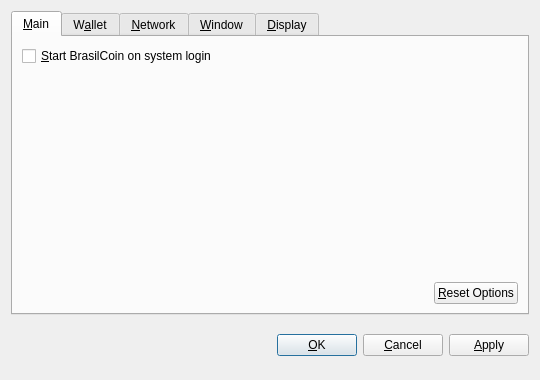
<?xml version="1.0" encoding="UTF-8"?>
<ui version="4.0">
 <class>OptionsDialog</class>
 <widget class="QDialog" name="OptionsDialog">
  <property name="geometry">
   <rect>
    <x>0</x>
    <y>0</y>
    <width>540</width>
    <height>380</height>
   </rect>
  </property>
  <property name="windowTitle">
   <string>Options</string>
  </property>
  <property name="modal">
   <bool>true</bool>
  </property>
  <layout class="QVBoxLayout" name="verticalLayout">
   <item>
    <widget class="QTabWidget" name="tabWidget">
     <property name="tabPosition">
      <enum>QTabWidget::North</enum>
     </property>
     <property name="currentIndex">
      <number>0</number>
     </property>
     <widget class="QWidget" name="tabMain">
      <attribute name="title">
       <string>&amp;Main</string>
      </attribute>
      <layout class="QVBoxLayout" name="verticalLayout_Main">
       <item>
        <widget class="QCheckBox" name="bitcoinAtStartup">
         <property name="toolTip">
          <string>Automatically start BrasilCoin after logging in to the system.</string>
         </property>
         <property name="text">
          <string>&amp;Start BrasilCoin on system login</string>
         </property>
        </widget>
       </item>
       <item>
        <spacer name="verticalSpacer_Main">
         <property name="orientation">
          <enum>Qt::Vertical</enum>
         </property>
         <property name="sizeHint" stdset="0">
          <size>
           <width>20</width>
           <height>40</height>
          </size>
         </property>
        </spacer>
       </item>
       <item>
        <layout class="QHBoxLayout" name="horizontalLayout_2_Main">
         <item>
          <spacer name="horizontalSpacer_2_Main">
           <property name="orientation">
            <enum>Qt::Horizontal</enum>
           </property>
           <property name="sizeHint" stdset="0">
            <size>
             <width>40</width>
             <height>20</height>
            </size>
           </property>
          </spacer>
         </item>
         <item>
          <widget class="QPushButton" name="resetButton">
           <property name="toolTip">
            <string>Reset all client options to default.</string>
           </property>
           <property name="text">
            <string>&amp;Reset Options</string>
           </property>
           <property name="autoDefault">
            <bool>false</bool>
           </property>
          </widget>
         </item>
        </layout>
       </item>
      </layout>
     </widget>
     <widget class="QWidget" name="tabWallet">
      <attribute name="title">
       <string>W&amp;allet</string>
      </attribute>
      <layout class="QVBoxLayout" name="verticalLayout_Network">
       <item>
        <widget class="QLabel" name="transactionFeeInfoLabel">
         <property name="text">
          <string>Optional transaction fee per kB that helps make sure your transactions are processed quickly. Most transactions are 1 kB.</string>
         </property>
         <property name="textFormat">
          <enum>Qt::PlainText</enum>
         </property>
         <property name="wordWrap">
          <bool>true</bool>
         </property>
        </widget>
       </item>
       <item>
        <layout class="QHBoxLayout" name="horizontalLayout_1_Main">
         <item>
          <widget class="QLabel" name="transactionFeeLabel">
           <property name="text">
            <string>Pay transaction &amp;fee</string>
           </property>
           <property name="textFormat">
            <enum>Qt::PlainText</enum>
           </property>
           <property name="buddy">
            <cstring>transactionFee</cstring>
           </property>
          </widget>
         </item>
         <item>
          <widget class="BitcoinAmountField" name="transactionFee"/>
         </item>
         <item>
          <spacer name="horizontalSpacer_1_Main">
           <property name="orientation">
            <enum>Qt::Horizontal</enum>
           </property>
           <property name="sizeHint" stdset="0">
            <size>
             <width>40</width>
             <height>20</height>
            </size>
           </property>
          </spacer>
         </item>
        </layout>
       </item>
       <item>
        <widget class="QLabel" name="label">
         <property name="text">
          <string>If you disable the spending of unconfirmed change, the change from a transaction cannot be used until that transaction has at least one confirmation. This also affects how your balance is computed.</string>
         </property>
         <property name="wordWrap">
          <bool>true</bool>
         </property>
        </widget>
       </item>
       <item>
        <widget class="QCheckBox" name="spendZeroConfChange">
         <property name="text">
          <string>Spend unconfirmed change  (experts only)</string>
         </property>
        </widget>
       </item>
       <item>
        <spacer name="verticalSpacer">
         <property name="orientation">
          <enum>Qt::Vertical</enum>
         </property>
         <property name="sizeHint" stdset="0">
          <size>
           <width>20</width>
           <height>40</height>
          </size>
         </property>
        </spacer>
       </item>
      </layout>
     </widget>
     <widget class="QWidget" name="tabNetwork">
      <attribute name="title">
       <string>&amp;Network</string>
      </attribute>
      <layout class="QVBoxLayout" name="verticalLayout_Network">
       <item>
        <widget class="QCheckBox" name="mapPortUpnp">
         <property name="toolTip">
          <string>Automatically open the BrasilCoin client port on the router. This only works when your router supports UPnP and it is enabled.</string>
         </property>
         <property name="text">
          <string>Map port using &amp;UPnP</string>
         </property>
        </widget>
       </item>
       <item>
        <widget class="QCheckBox" name="connectSocks">
         <property name="toolTip">
          <string>Connect to the BrasilCoin network through a SOCKS proxy (e.g. when connecting through Tor).</string>
         </property>
         <property name="text">
          <string>&amp;Connect through SOCKS proxy:</string>
         </property>
        </widget>
       </item>
       <item>
        <layout class="QHBoxLayout" name="horizontalLayout_Network">
         <item>
          <widget class="QLabel" name="proxyIpLabel">
           <property name="text">
            <string>Proxy &amp;IP:</string>
           </property>
           <property name="textFormat">
            <enum>Qt::PlainText</enum>
           </property>
           <property name="buddy">
            <cstring>proxyIp</cstring>
           </property>
          </widget>
         </item>
         <item>
          <widget class="QValidatedLineEdit" name="proxyIp">
           <property name="maximumSize">
            <size>
             <width>140</width>
             <height>16777215</height>
            </size>
           </property>
           <property name="toolTip">
            <string>IP address of the proxy (e.g. 127.0.0.1)</string>
           </property>
          </widget>
         </item>
         <item>
          <widget class="QLabel" name="proxyPortLabel">
           <property name="text">
            <string>&amp;Port:</string>
           </property>
           <property name="textFormat">
            <enum>Qt::PlainText</enum>
           </property>
           <property name="buddy">
            <cstring>proxyPort</cstring>
           </property>
          </widget>
         </item>
         <item>
          <widget class="QLineEdit" name="proxyPort">
           <property name="maximumSize">
            <size>
             <width>55</width>
             <height>16777215</height>
            </size>
           </property>
           <property name="toolTip">
            <string>Port of the proxy (e.g. 9050)</string>
           </property>
          </widget>
         </item>
         <item>
          <widget class="QLabel" name="socksVersionLabel">
           <property name="text">
            <string>SOCKS &amp;Version:</string>
           </property>
           <property name="textFormat">
            <enum>Qt::PlainText</enum>
           </property>
           <property name="buddy">
            <cstring>socksVersion</cstring>
           </property>
          </widget>
         </item>
         <item>
          <widget class="QValueComboBox" name="socksVersion">
           <property name="toolTip">
            <string>SOCKS version of the proxy (e.g. 5)</string>
           </property>
          </widget>
         </item>
         <item>
          <spacer name="horizontalSpacer_Network">
           <property name="orientation">
            <enum>Qt::Horizontal</enum>
           </property>
           <property name="sizeHint" stdset="0">
            <size>
             <width>40</width>
             <height>20</height>
            </size>
           </property>
          </spacer>
         </item>
        </layout>
       </item>
       <item>
        <spacer name="verticalSpacer_Network">
         <property name="orientation">
          <enum>Qt::Vertical</enum>
         </property>
         <property name="sizeHint" stdset="0">
          <size>
           <width>20</width>
           <height>40</height>
          </size>
         </property>
        </spacer>
       </item>
      </layout>
     </widget>
     <widget class="QWidget" name="tabWindow">
      <attribute name="title">
       <string>&amp;Window</string>
      </attribute>
      <layout class="QVBoxLayout" name="verticalLayout_Window">
       <item>
        <widget class="QCheckBox" name="minimizeToTray">
         <property name="toolTip">
          <string>Show only a tray icon after minimizing the window.</string>
         </property>
         <property name="text">
          <string>&amp;Minimize to the tray instead of the taskbar</string>
         </property>
        </widget>
       </item>
       <item>
        <widget class="QCheckBox" name="minimizeOnClose">
         <property name="toolTip">
          <string>Minimize instead of exit the application when the window is closed. When this option is enabled, the application will be closed only after selecting Quit in the menu.</string>
         </property>
         <property name="text">
          <string>M&amp;inimize on close</string>
         </property>
        </widget>
       </item>
       <item>
        <spacer name="verticalSpacer_Window">
         <property name="orientation">
          <enum>Qt::Vertical</enum>
         </property>
         <property name="sizeHint" stdset="0">
          <size>
           <width>20</width>
           <height>40</height>
          </size>
         </property>
        </spacer>
       </item>
      </layout>
     </widget>
     <widget class="QWidget" name="tabDisplay">
      <attribute name="title">
       <string>&amp;Display</string>
      </attribute>
      <layout class="QVBoxLayout" name="verticalLayout_Display">
       <item>
        <layout class="QHBoxLayout" name="horizontalLayout_1_Display">
         <item>
          <widget class="QLabel" name="langLabel">
           <property name="text">
            <string>User Interface &amp;language:</string>
           </property>
           <property name="textFormat">
            <enum>Qt::PlainText</enum>
           </property>
           <property name="buddy">
            <cstring>lang</cstring>
           </property>
          </widget>
         </item>
         <item>
          <widget class="QValueComboBox" name="lang">
           <property name="toolTip">
            <string>The user interface language can be set here. This setting will take effect after restarting BrasilCoin.</string>
           </property>
          </widget>
         </item>
        </layout>
       </item>
       <item>
        <layout class="QHBoxLayout" name="horizontalLayout_2_Display">
         <item>
          <widget class="QLabel" name="unitLabel">
           <property name="text">
            <string>&amp;Unit to show amounts in:</string>
           </property>
           <property name="textFormat">
            <enum>Qt::PlainText</enum>
           </property>
           <property name="buddy">
            <cstring>unit</cstring>
           </property>
          </widget>
         </item>
         <item>
          <widget class="QValueComboBox" name="unit">
           <property name="toolTip">
            <string>Choose the default subdivision unit to show in the interface and when sending coins.</string>
           </property>
          </widget>
         </item>
        </layout>
       </item>
       <item>
        <widget class="QCheckBox" name="displayAddresses">
         <property name="toolTip">
          <string>Whether to show BrasilCoin addresses in the transaction list or not.</string>
         </property>
         <property name="text">
          <string>&amp;Display addresses in transaction list</string>
         </property>
        </widget>
       </item>
       <item>
        <widget class="QCheckBox" name="coinControlFeatures">
         <property name="toolTip">
          <string>Whether to show coin control features or not.</string>
         </property>
         <property name="text">
          <string>Display coin &amp;control features (experts only!)</string>
         </property>
        </widget>
       </item>
       <item>
        <spacer name="verticalSpacer_Display">
         <property name="orientation">
          <enum>Qt::Vertical</enum>
         </property>
         <property name="sizeHint" stdset="0">
          <size>
           <width>20</width>
           <height>40</height>
          </size>
         </property>
        </spacer>
       </item>
      </layout>
     </widget>
    </widget>
   </item>
   <item>
    <layout class="QHBoxLayout" name="horizontalLayout_Buttons">
     <item>
      <spacer name="horizontalSpacer_1">
       <property name="orientation">
        <enum>Qt::Horizontal</enum>
       </property>
       <property name="sizeHint" stdset="0">
        <size>
         <width>40</width>
         <height>48</height>
        </size>
       </property>
      </spacer>
     </item>
     <item>
      <widget class="QLabel" name="statusLabel">
       <property name="font">
        <font>
         <weight>75</weight>
         <bold>true</bold>
        </font>
       </property>
       <property name="text">
        <string/>
       </property>
       <property name="textFormat">
        <enum>Qt::PlainText</enum>
       </property>
       <property name="wordWrap">
        <bool>true</bool>
       </property>
      </widget>
     </item>
     <item>
      <spacer name="horizontalSpacer_2">
       <property name="orientation">
        <enum>Qt::Horizontal</enum>
       </property>
       <property name="sizeHint" stdset="0">
        <size>
         <width>40</width>
         <height>48</height>
        </size>
       </property>
      </spacer>
     </item>
     <item>
      <widget class="QPushButton" name="okButton">
       <property name="text">
        <string>&amp;OK</string>
       </property>
      </widget>
     </item>
     <item>
      <widget class="QPushButton" name="cancelButton">
       <property name="text">
        <string>&amp;Cancel</string>
       </property>
       <property name="autoDefault">
        <bool>false</bool>
       </property>
      </widget>
     </item>
     <item>
      <widget class="QPushButton" name="applyButton">
       <property name="text">
        <string>&amp;Apply</string>
       </property>
       <property name="autoDefault">
        <bool>false</bool>
       </property>
      </widget>
     </item>
    </layout>
   </item>
  </layout>
 </widget>
 <customwidgets>
  <customwidget>
   <class>BitcoinAmountField</class>
   <extends>QSpinBox</extends>
   <header>bitcoinamountfield.h</header>
  </customwidget>
  <customwidget>
   <class>QValueComboBox</class>
   <extends>QComboBox</extends>
   <header>qvaluecombobox.h</header>
  </customwidget>
  <customwidget>
   <class>QValidatedLineEdit</class>
   <extends>QLineEdit</extends>
   <header>qvalidatedlineedit.h</header>
  </customwidget>
 </customwidgets>
 <resources/>
 <connections/>
</ui>
